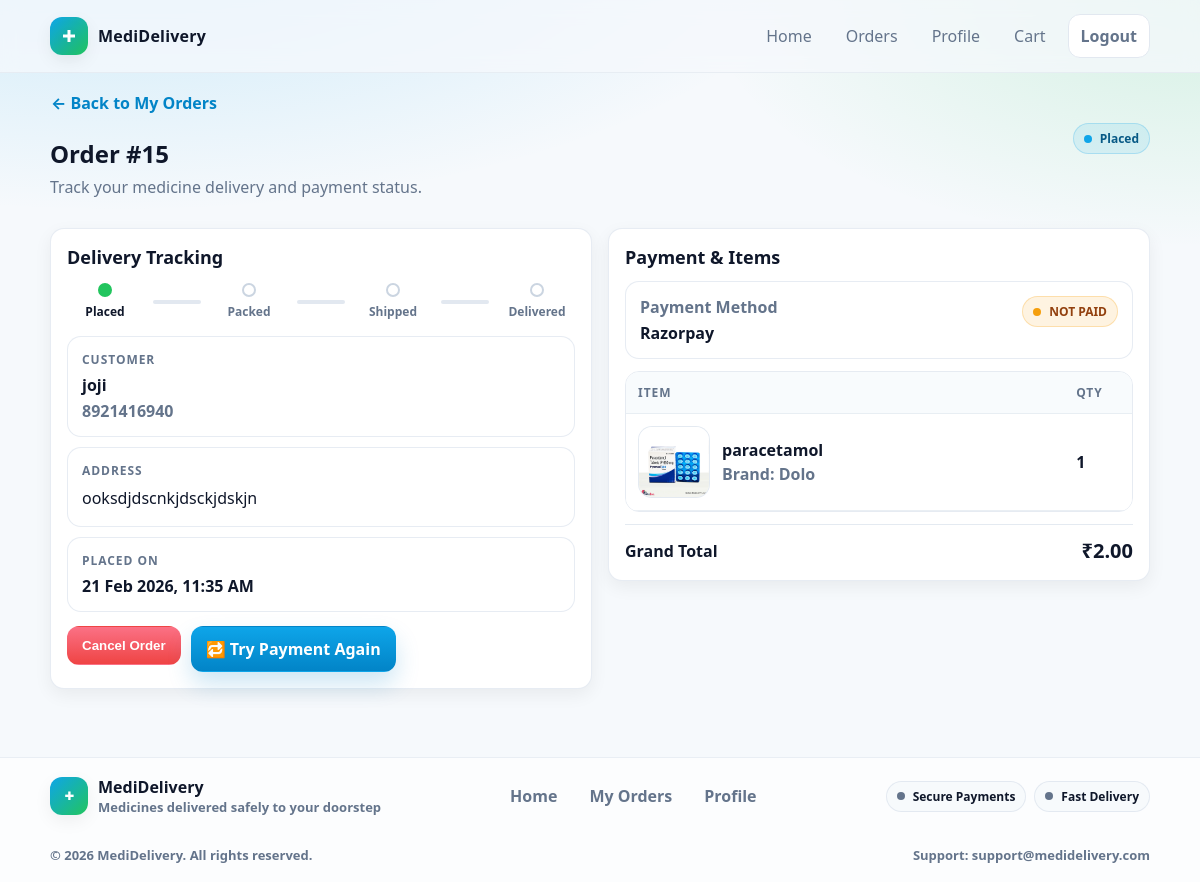
Page /my-orders/15/ (signed in) on the earlier database version.
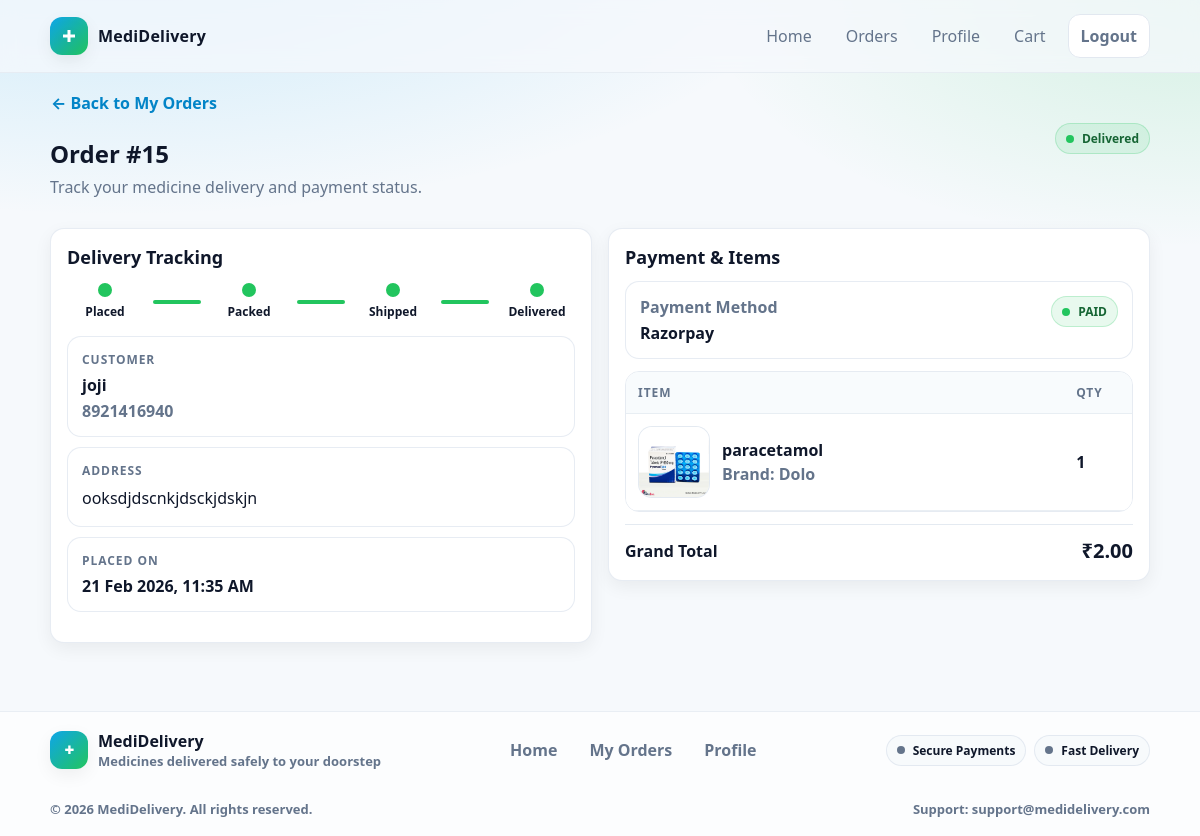
Same page on the later database version.
### core/models.py (models this page shows, shortened)
class Order(models.Model):
    STATUS_CHOICES = [
        ("placed", "Placed"),
        ("packed", "Packed"),
        ("shipped", "Shipped"),
        ("delivered", "Delivered"),
        ("cancelled", "Cancelled"),
    ]
    user = models.ForeignKey(User, on_delete=models.CASCADE)
    full_name = models.CharField(max_length=200)
    phone = models.CharField(max_length=20)
    address = models.TextField()
    status = models.CharField(max_length=20, choices=STATUS_CHOICES, default="placed")
    created_at = models.DateTimeField(auto_now_add=True)
    assigned_delivery = models.ForeignKey(
                        User,
                        on_delete=models.SET_NULL,
                        null=True,
                        blank=True,
                        related_name="assigned_orders"
    )
    PAYMENT_CHOICES = [
        ("cod", "Cash on Delivery"),
        ("razorpay", "Razorpay"),
    ]
    payment_method = models.CharField(max_length=20, choices=PAYMENT_CHOICES, default="cod")
    is_paid = models.BooleanField(default=False)
    razorpay_order_id = models.CharField(max_length=100, blank=True, null=True)
    razorpay_payment_id = models.CharField(max_length=100, blank=True, null=True)
    razorpay_signature = models.CharField(max_length=255, blank=True, null=True)

### core/views.py (the view)
# urls.py: path("my-orders/<int:order_id>/", views.order_detail, name="order_detail"),
@login_required
def order_detail(request, order_id):
    order = get_object_or_404(Order, id=order_id, user=request.user)
    item_rows = []
    order_total = 0
    for item in order.items.select_related("medicine").all():
        line_total = float(item.price) * item.qty
        order_total += line_total
        item_rows.append({
            "obj": item,
            "line_total": line_total,
        })
    return render(
        request,
        "core/order_detail.html",
        {
            "order": order,
            "order_total": order_total,
            "item_rows": item_rows,
        },
    )

### core/templates/core/order_detail.html (shortened to what the changed rows need)
{% extends "base.html" %}
{% block content %}
<div style="display:flex; align-items:flex-start; justify-content:space-between; gap:12px; flex-wrap:wrap; margin-top:8px;">
  <div>
    <h1 class="page-title">Order #{{ order.id }}</h1>
  </div>
  <div style="display:flex; gap:8px; flex-wrap:wrap;">
    {% if order.status == "placed" %}
      <span class="badge badge-info"><span class="dot"></span>Placed</span>
    {% elif order.status == "packed" %}
      <span class="badge badge-warning"><span class="dot"></span>Packed</span>
    {% elif order.status == "shipped" %}
      <span class="badge badge-info"><span class="dot"></span>Shipped</span>
    {% elif order.status == "delivered" %}
      <span class="badge badge-success"><span class="dot"></span>Delivered</span>
    {% elif order.status == "cancelled" %}
      <span class="badge badge-danger"><span class="dot"></span>Cancelled</span>
    {% else %}
      <span class="badge"><span class="dot"></span>{{ order.status|title }}</span>
    {% endif %}
  </div>
</div>
<div class="grid grid-2" style="margin-top:14px; align-items:start;">
  <div class="card">
    <div class="card-body">
      {% if order.status != "cancelled" %}
        <div class="track-wrap">
          <div class="track-steps">
            <div class="track-step {% if order.status == 'placed' or order.status == 'packed' or order.status == 'shipped' or order.status == 'delivered' %}done{% endif %}">
              <div class="track-dot"></div>
              <div class="track-label">Placed</div>
            </div>
            <div class="track-line {% if order.status == 'packed' or order.status == 'shipped' or order.status == 'delivered' %}done{% endif %}"></div>
            <div class="track-step {% if order.status == 'packed' or order.status == 'shipped' or order.status == 'delivered' %}done{% endif %}">
              <div class="track-dot"></div>
              <div class="track-label">Packed</div>
            </div>
            <div class="track-line {% if order.status == 'shipped' or order.status == 'delivered' %}done{% endif %}"></div>
            <div class="track-step {% if order.status == 'shipped' or order.status == 'delivered' %}done{% endif %}">
              <div class="track-dot"></div>
              <div class="track-label">Shipped</div>
            </div>
            <div class="track-line {% if order.status == 'delivered' %}done{% endif %}"></div>
            <div class="track-step {% if order.status == 'delivered' %}done{% endif %}">
              <div class="track-dot"></div>
              <div class="track-label">Delivered</div>
            </div>
          </div>
        </div>
      {% else %}
        <div class="alert alert-error" style="margin-top:12px;">
          ❌ This order was cancelled.
        </div>
      {% endif %}
      <div style="margin-top:14px; display:flex; gap:10px; flex-wrap:wrap;">
        {% if order.status == "placed" or order.status == "packed" %}
          <form method="post" action="{% url 'core:cancel_order' order.id %}" style="display:inline;">
            <button class="btn btn-danger" type="submit">Cancel Order</button>
          </form>
        {% endif %}
        {% if order.payment_method == "razorpay" and not order.is_paid and order.status != "cancelled" %}
          <a class="btn btn-primary" href="{% url 'core:start_payment' order.id %}">
            🔁 Try Payment Again
          </a>
        {% endif %}
      </div>
    </div>
  </div>
  <div class="card">
    <div class="card-body">
      <div class="card" style="margin-top:12px; box-shadow:none; border:1px solid rgba(226,232,240,.8);">
        <div class="card-body" style="padding:14px;">
          <div style="display:flex; justify-content:space-between; gap:10px; flex-wrap:wrap;">
            <div>
              {% if order.is_paid %}
                <span class="badge badge-success"><span class="dot"></span>PAID</span>
              {% else %}
                <span class="badge badge-warning"><span class="dot"></span>NOT PAID</span>
              {% endif %}
            </div>
          </div>
        </div>
      </div>
      <div class="table-wrap" style="margin-top:12px;">
        <table>
          <thead>
            <tr>
              <th>Item</th>
              <th>Qty</th>
            </tr>
          </thead>
        </table>
      </div>
    </div>
  </div>
</div>
{% endblock %}

Differences in the rows shown:
changed Order "joji": status "placed" → "delivered" (drawn); is_paid False → True (drawn)
Other differences:
text no longer shown: "Placed Cancel Order 🔁 Try Payment Again NOT PAID"
text now shown: "Delivered PAID"
